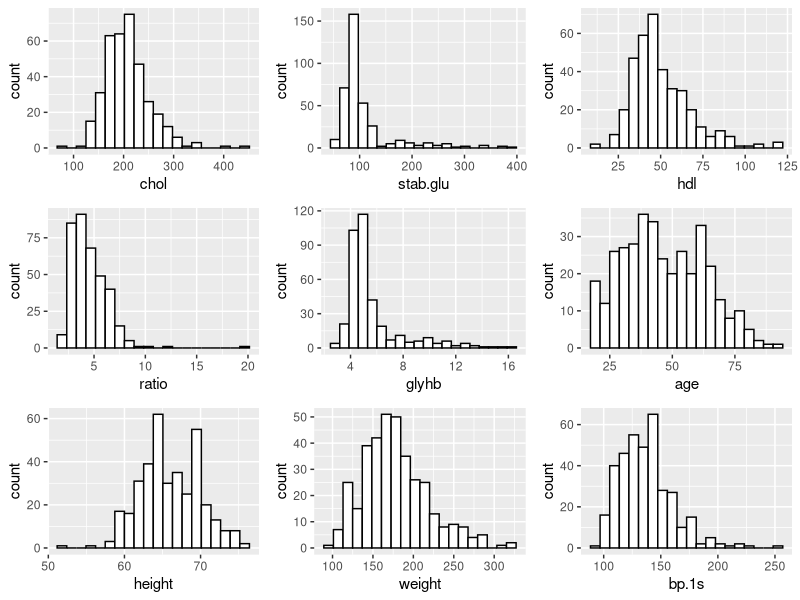
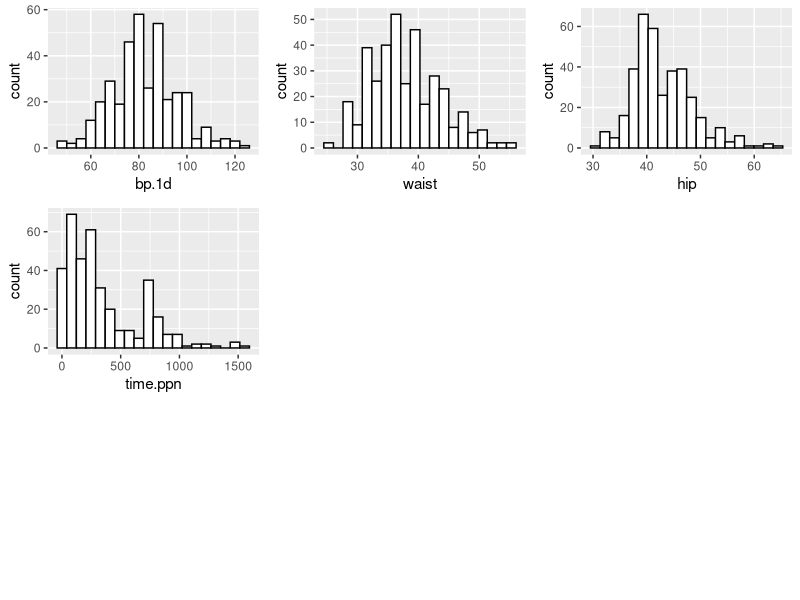
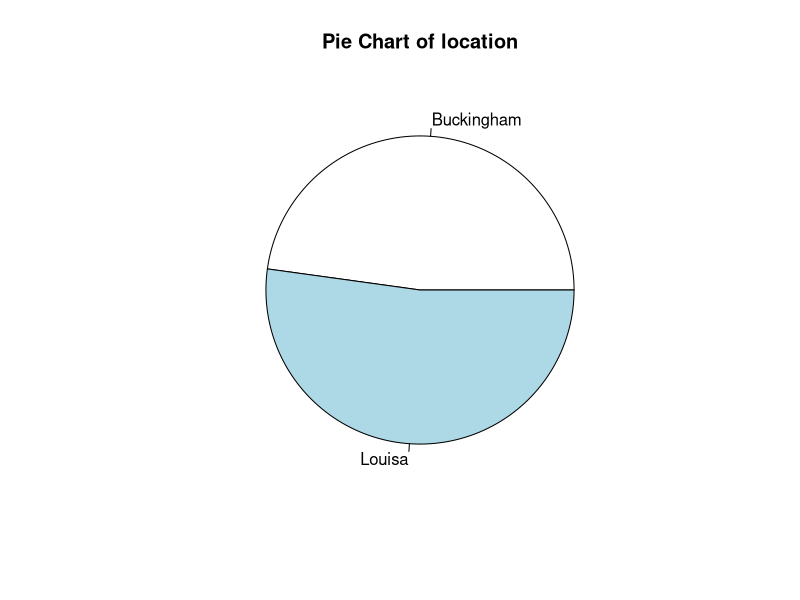
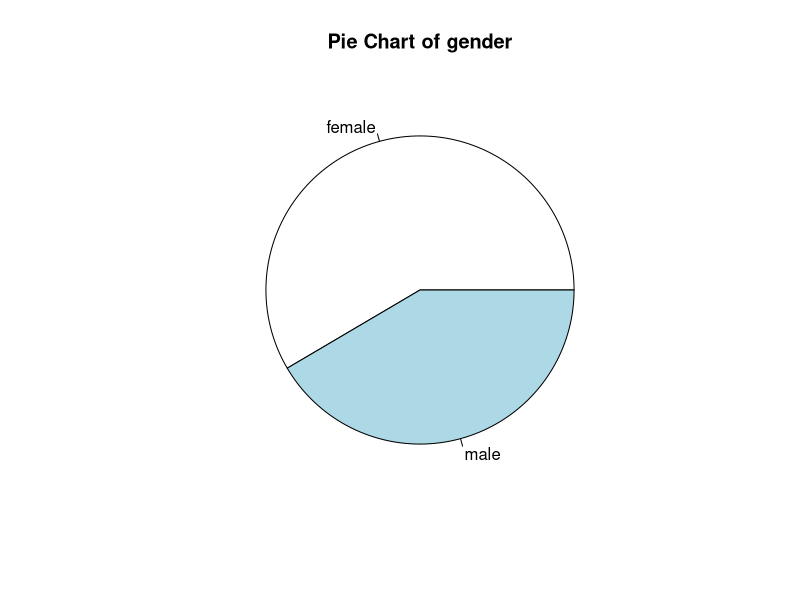
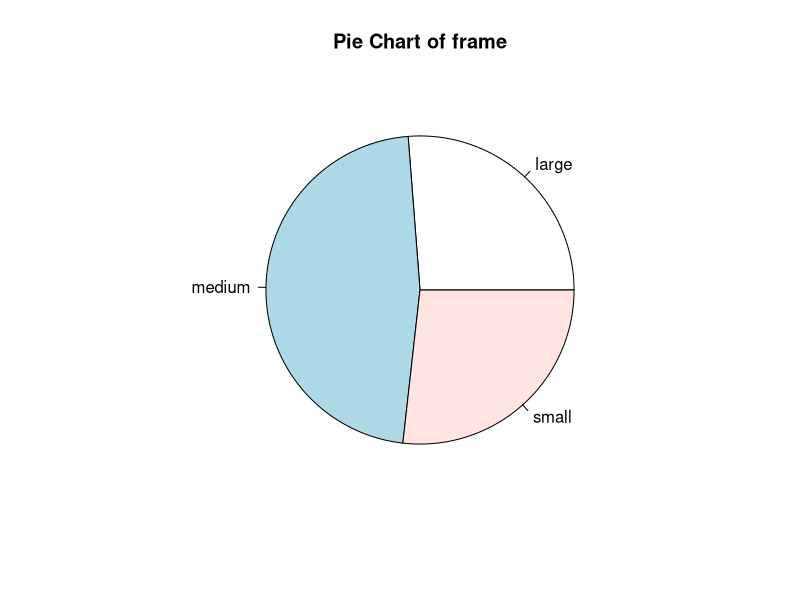
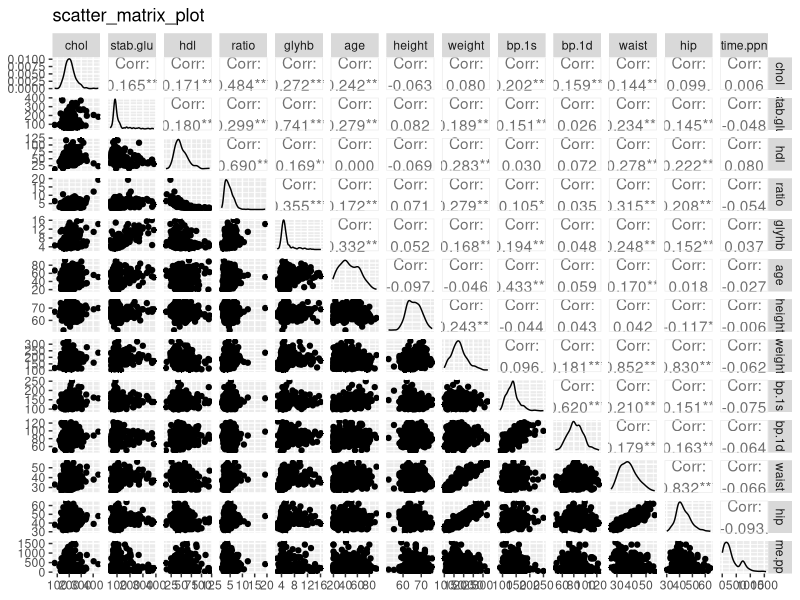
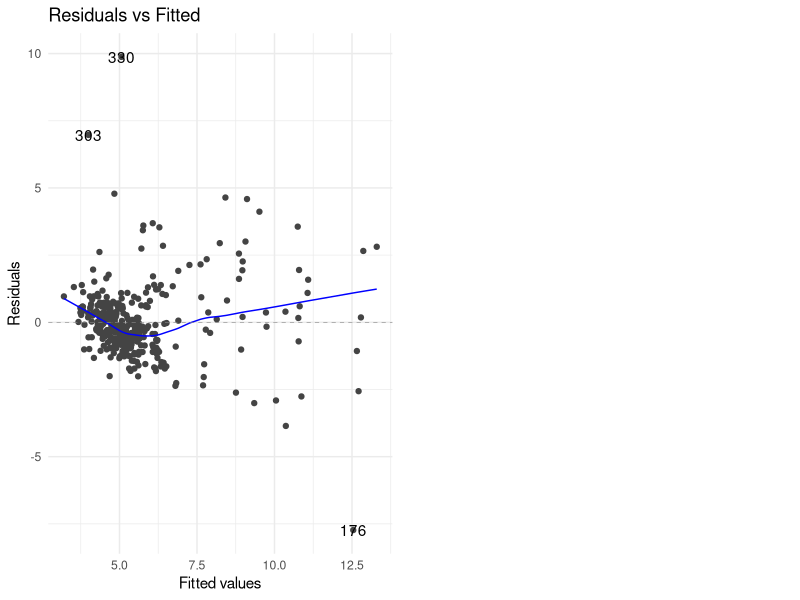
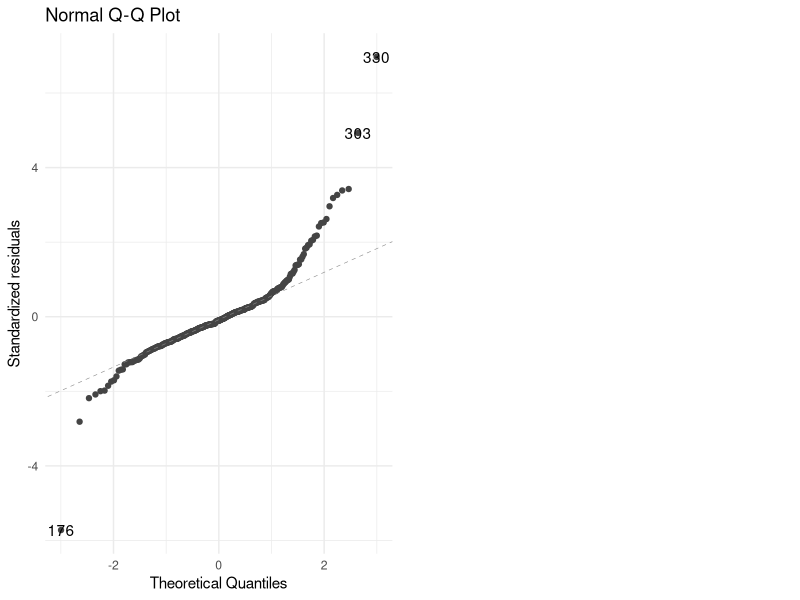

R code for these plots, in order: (Note: this script raises an error after producing the figures.)
## ---- chunk 1
knitr::opts_chunk$set(echo = TRUE)
## ---- chunk 2
#1.

data <- read.table('diabetes.txt', header = TRUE,
                   stringsAsFactors = FALSE)

# Required libraries
library(tidyr)
library(ggplot2)
library(ggpubr)
library(purrr)

# List of quantitative variables
quan <- c("chol", "stab.glu", "hdl", "ratio", "glyhb", "age", "height", 
          "weight", "bp.1s", "bp.1d", "waist", "hip", "time.ppn")

# Function to create a histogram for a given variable
create_histogram <- function(var) {
  ggplot(data, aes_string(x = var)) + 
    geom_histogram(bins = 20, color = "black", fill = "white") 
}

# Apply the function to each quantitative variable and store the plots
plot_list <- map(quan, create_histogram)

# Arrange the plots in a grid
ggarrange(plotlist = plot_list, nrow = 3, ncol = 3)

# chol looks like normal, a little bit right skewed.
# stab.glu is right skewed.
# hdl is right skewed.
# ratio is right skewed.
# glyhb is right skewed.
# age is uniformed, a little bit skewed right.
# height is normal, a little bit left skewed.
# weight is normal, a little bit skewed right.
# bp.1s is right skewed.
# bp.1d is normal.
# waist is normal, a little bit skewed right.
# hip is skewed right.
# time.ppn is skewed right.
## ---- chunk 3
# Data for qualitative variables
qual <- c("location", "gender", "frame")

# Function to create a pie chart for a given variable
create_pie_chart <- function(var) {
  pie(table(data[[var]]), main = paste("Pie Chart of", var))
}

# Apply the function to each qualitative variable
lapply(qual, create_pie_chart)

# Louisa has more people than Buckingham. About half-half.

# Female is more than male. Female has portion of 3/5 and male has 2/5.

# Medium about 1/2. Large and small each are about 1/4.
## ---- chunk 4
# Required library
# Load the GGally library
library(GGally)

# Define the columns to be used in the scatter plot matrix
selected_columns <- c(1, 2, 3, 4, 5, 7, 9, 10, 12, 13, 14, 15, 16)

# Create the scatter plot matrix using ggpairs
scatter_matrix_plot <- ggpairs(data, columns = selected_columns, 
                               title = "scatter_matrix_plot")

# Save the plot to a file
output_file_name <- "Scatter_plot_matrix.png"
ggsave(output_file_name, scatter_matrix_plot, width = 10, height = 10, units = "in")

# Display the scatter matrix plot
print(scatter_matrix_plot)

## ---- chunk 5
#2.

# Load necessary libraries
library(ggfortify)

# Create the linear model
model1 <- lm(glyhb ~ ., data = data)

# Display summary of the model
summary(model1)

# Diagnostic plots using ggplot2 for better visualization

# 1. Residuals vs Fitted
p1 <- autoplot(model1, which = 1) + 
      ggtitle("Residuals vs Fitted") +
      theme_minimal()
print(p1)

# The scatter plot's linear assumption reveals the absence of a linear relationship between X and Y, exhibiting fanning out, indicative of heteroskedasticity.

# 2. Normal Q-Q plot
p2 <- autoplot(model1, which = 2) + 
      ggtitle("Normal Q-Q Plot") +
      theme_minimal()
print(p2)
# The QQ plot demonstrates that the observation quantile lies below the theoretical line, indicating that the residual distribution has heavy tails and suggesting an overpowered inference.

# 3. Histogram of Residuals
p3 <- hist(residuals(model1), main = "Histogram of Residuals", xlab = "Residuals",
     breaks = 50)
print(p3)
# The histogram is normal, a little bit right skewed.

# 4. Scatterplot of Residuals vs Fitted values
p4 <- ggplot() + 
      geom_point(aes(x = fitted(model1), y = residuals(model1))) + 
      ggtitle("Scatterplot of Model 1") +
      theme_minimal()
print(p4)
# The residual plot does not support the equal variance assumption, as evidenced by a pattern of fanning out, indicative of heteroskedasticity.
## ---- chunk 6
#3.
library(MASS)
library(ggplot2)

# QQ plot for model1 residuals
ggplot(data.frame(Residuals = model1$residuals), aes(sample = Residuals)) +
    geom_qq() +
    geom_qq_line() +
    ggtitle("QQ Plot for Model 1 Residuals")
BC = boxcox(model1, lambda = seq(-6, 6, 0.1), plotit = FALSE)
lambda = BC$x[which.max(BC$y)]
# Assuming 'data' is your dataset and 'glyhb' is a variable in it
data$glybh_t = 1 / data$glyhb
data = data[,-which(names(data) == "glyhb")] # Remove 'glyhb' column

# Create model2
model2 = lm(glybh_t ~ ., data = data)
ggplot(data.frame(Residuals = model2$residuals), aes(sample = Residuals)) +
    geom_qq() +
    geom_qq_line() +
    ggtitle("QQ Plot for Model 2 Residuals")
BC2 = boxcox(model2, lambda = seq(-6, 6, 0.1), plotit = FALSE)
lambda2 = BC2$x[which.max(BC2$y)]
#Following the Box-Cox transformation on model2, the outcome is close to 1, indicating that no further transformation is necessary.
## ---- chunk 7
#4.

# Set the seed for reproducibility
set.seed(372)

# Determine the number of rows in the dataset
n_rows <- nrow(data)

# Calculate the size of the training dataset (70% of the total data)
training_size <- floor(0.7 * n_rows)

# Randomly sample indices for the training dataset
ti <- sample(seq_len(n_rows), training_size)

# Construct the training dataset using the selected indices
td <- data[ti, ]

# Construct the test (validation) dataset using the remaining indices
test_data <- data[-ti, ]

test_data <- data[-ti, ]

## ---- chunk 8
#5.

model3 <- lm(glybh_t ~ ., data = td)

# Number of regression coefficients in Model 3
num_coefficients_m3 <- length(coef(model3))

# Mean Squared Error (MSE) from Model 3
# ((nrow(td)-num_coefficients) = (n-p))
mse_model3 <- (sum(residuals(model3)^2))/ (nrow(td)-num_coefficients_m3)

# Print the results
cat("Number of coefficients in Model 3:", num_coefficients_m3, "\n")
cat("MSE from Model 3:", mse_model3, "\n")
## ---- chunk 9
#6.

library(leaps)

# Perform subset regression
all.models <- regsubsets(glybh_t ~ ., data = td, nbest=1, nvmax=16)

# Get summary of all models
summary_stuff <- summary(all.models)

# Prepare the names of variables
names_of_data <- c("Y", colnames(summary_stuff$which)[-1])

# Constants
n <- nrow(td)
K <- nrow(summary_stuff$which)
log_n <- log(n)  # Pre-calculate log(n) for repeated use

# Function to process each model
process_model <- function(i) {
  model_vars <- names_of_data[summary_stuff$which[i,]]
  model <- paste(model_vars, collapse = ",")
  p <- length(model_vars)
  
  BIC <- summary_stuff$bic[i]
  AIC <- BIC - (log_n * p) + 2 * p
  CP <- summary_stuff$cp[i]
  R2adj <- summary_stuff$adjr2[i]
  SSE <- summary_stuff$rss[i]
  R2 <- summary_stuff$rsq[i]
  
  data.frame(model, p, CP, AIC, BIC, R2adj, SSE, R2)
}

# Apply the function to all models and combine results
nicer <- do.call(rbind, lapply(1:K, process_model))
nicer

#The optimal model would be: Y ~ stab.glu + ratio + age + waist. Based on the CP criterion, the best model has a CP value of 5.077535, closely aligning with a P value of 5. This close proximity to P alleviates concerns about the full model being underfit, as CP being closest to P suggests a well-fitted model.
## ---- chunk 10
#7.


model3.1=lm(glybh_t ~stab.glu+ ratio+ age+ waist+ time.ppn, data=td, x=T)

model3.2=lm(glybh_t ~stab.glu+age+waist, data=td, x=T)

model3.3=lm(glybh_t ~chol+stab.glu+hdl+age+gender+height+waist+time.ppn, data=td, x=T)

## ---- chunk 11
#8.

# Model 4: Fit a model with all first-order effects
model4 <- lm(glybh_t ~ .^2, data = td)

# Number of regression coefficients in Model 4
m4_num_coef<- length(coef(model4))

# Mean Squared Error (MSE) from Model 4
mse_model4<- (sum(residuals(model4)^2))/ (nrow(td)-m4_num_coef)

# Print the results
cat("Number of coefficients in Model 4:", m4_num_coef, "\n")
cat("MSE from Model 4:", mse_model4, "\n")

# "I have reservations regarding the suitability of this model due to its inclusion of two-way interaction effects. This approach generates a substantial number of coefficients, potentially leading to overfitting
## ---- chunk 12
#9.
# Loading necessary library
library(glmnet)

# Preparing the Data
x <- model.matrix(glybh_t ~ .^2, data = td)[, -1]
y <- td$glybh_t

# Ridge Regression
lambdas <- c(0.01, 0.1, 1, 10, 100)
model <- glmnet(x, y, alpha = 0, lambda = lambdas)
plot(model, xvar = "lambda")

# Cross-Validation for Lambda Selection
set.seed(123) # Set seed for reproducibility
ti <- sample(1:nrow(td), nrow(td)*0.7)
x_train <- x[ti, ]
y_train <- y[ti]
x_test <- x[-ti, ]
y_test <- y[-ti]

cv_ridge <- cv.glmnet(x_train, y_train, alpha = 0, lambda = lambdas)
best_lambda <- cv_ridge$lambda.min
plot(cv_ridge)
abline(v = log(best_lambda), col = "blue", lwd = 2)

# Calculate MSPE on Test Set
predictions <- predict(cv_ridge, newx = x_test, s = "lambda.min")
mspe <- mean((predictions - y_test)^2)
print(mspe)

# Final Model
final_model <- glmnet(x, y, alpha = 0, lambda = best_lambda)
coef_final <- coef(final_model)
print(coef_final)


## ---- chunk 13
#10.

# Loading the glmnet library
# Load required library
# Define lambda values
lambdas <- c(0.01, 0.1, 1, 10, 100)

# Fit a Lasso regression model using glmnet
model.lasso = glmnet(x_train, y_train, alpha = 1, lambda = lambdas)

# Plot the regularization path
plot(model.lasso, xvar = "lambda")

# Fit a Lasso regression model with cross-validation
cv_lasso = cv.glmnet(x_train, y_train, alpha = 1, lambda = lambdas)

# Plot the cross-validation result
plot(cv_lasso)

# Add a vertical line for the best lambda
best.lambda.lasso = cv_lasso$lambda.min
abline(v = log(best.lambda.lasso), col = "blue", lwd = 2)

# Rest of the code for fitting the final model and calculating MSPE



## ---- chunk 14
#11.

# Ridge regression incorporates a penalty term of the squared value of the coefficients (beta squared), which leads to the shrinking of the coefficients towards zero, but not exactly to zero. This method is particularly effective in scenarios where multicollinearity exists and all features are expected to have some contribution. On the other hand, LASSO regression adds an absolute penalty term of the coefficients (|beta|), allowing it to reduce some coefficients to zero, thus facilitating feature selection. LASSO is advantageous when the objective is to select relevant features or when there is a presumption that some features might be irrelevant. In summary, Ridge regression is best suited for situations with multicollinearity concerns, while LASSO excels in contexts where prioritizing feature selection is key.

## ---- chunk 15
#12.
library(MASS)
library(glmnet)

cal_press <- function(model, data = NULL, response = NULL, is_glmnet = FALSE, X = NULL, y = NULL, alpha = NULL, lambda = NULL) {
  press = 0
  n <- ifelse(is.null(data), nrow(X), nrow(data))
  for (i in 1:n) {
    if (is_glmnet) {
      # glmnet model
      X_train <- X[-i, ]
      y_train <- y[-i]
      X_test <- X[i, , drop = FALSE]
      y_test <- y[i]
      
      # Check dimensions
      if (nrow(X_train) != length(y_train)) {
        stop("Mismatch in dimensions of X_train and y_train")
      }

      fit <- cv.glmnet(X_train, y_train, alpha = alpha, lambda = lambda)
      prediction <- predict(fit, s = fit$lambda.min, newx = X_test)
      press <- press + (y_test - prediction)^2
    } else {
      # lm model
      train_data <- data[-i, ]
      test_data <- data[i, , drop = FALSE]
      fit <- lm(as.formula(model), data = train_data)
      prediction <- predict(fit, newdata = test_data)
      press <- press + (test_data[[response]] - prediction)^2
    }
  }
  return(press)
}

# Example Usage:
# Assuming td, X_train, y_train, and lambdas are already defined
press_model3_1 <- cal_press("glybh_t ~ stab.glu + ratio + age + waist + time.ppn", data = td, response = "glybh_t")
press_model3_2 <- cal_press("glybh_t ~ stab.glu + age + waist", data = td, response = "glybh_t")
press_model3_3 <- cal_press("glybh_t ~ chol + stab.glu + hdl + age + gender + height + waist + time.ppn", data = td, response = "glybh_t")
press_model4_1 <- cal_press(NULL, X = x_train, y = y_train, is_glmnet = TRUE, alpha = 0, lambda = lambdas)
press_model4_2 <- cal_press(NULL, X = x_train, y = y_train, is_glmnet = TRUE, alpha = 1, lambda = lambdas)

cat("Model 3.1 PRESS = ", press_model3_1, "\n")
cat("Model 3.2 PRESS = ", press_model3_2, "\n")
cat("Model 3.3 PRESS = ", press_model3_3, "\n")
cat("Model 4.1 PRESS = ", press_model4_1, "\n")
cat("Model 4.2 PRESS = ", press_model4_2, "\n")

## The PRESS score for model 3.1 is smallest, indicating the performance of model 3.1 is best
## ---- chunk 16
#13.
cal_mspe <- function(model, test_data=NULL, response=NULL, X_test=NULL, y_test=NULL, is_glmnet=FALSE){
  # Get prediction if it is glmnet
  if(is_glmnet){
    prediction <- predict(model, s = model$lambda.min, newx=X_test)
    # calculate mspe
    mspe <- mean((y_test - prediction)^2)
  }else{
    # Get prediction if it is lm
    prediction <- predict(model, newdata = test_data)
    # calculate mspe
    mspe <- mean((test_data[[response]] - prediction)^2)
  }
  return(mspe)
}

mspe_model3_1 <- cal_mspe(model3.1, test_data=test_data, response = "glybh_t")
mspe_model3_2 <- cal_mspe(model3.2, test_data=test_data, response = "glybh_t")
mspe_model3_3 <- cal_mspe(model3.3, test_data=test_data, response = "glybh_t")
mspe_model4_1 <- cal_mspe(cv_ridge, X_test=x_test, y_test=y_test, is_glmnet = TRUE)
mspe_model4_2 <- cal_mspe(cv_lasso, X_test=x_test, y_test=y_test, is_glmnet = TRUE)

cat("Model 3.1 MSPE = ", mspe_model3_1, "\n")
cat("Model 3.2 MSPE = ", mspe_model3_2, "\n")
cat("Model 3.3 MSPE = ", mspe_model3_3, "\n")
cat("Model 4.1 MSPE = ", mspe_model4_1, "\n")
cat("Model 4.2 MSPE = ", mspe_model4_2, "\n")

cat("Model 3.1 PRESS/n = ", press_model3_1/nrow(td), "\n")
cat("Model 3.2 PRESS/n = ", press_model3_2/nrow(td), "\n")
cat("Model 3.3 PRESS/n = ", press_model3_3/nrow(td), "\n")
cat("Model 4.1 PRESS/n = ", press_model4_1/nrow(x_train), "\n")
cat("Model 4.2 PRESS/n = ", press_model4_2/nrow(x_train), "\n")

# The MSPE score for model 3.1 is smallest, indicating the performance on test data for model 4.1 is best.
# The MSPS scores are slightly larger than PRESS/n
## ---- chunk 17
#14.
# Considering both internal validation (lowest PRESS from LOOCV on training data) and external validation (lowest MSPE on test data), Model 4.1 would be the preferred choice as the final model, as it balances good predictive performance on both training and unseen data.
model5 <- cv.glmnet(x, y, alpha = 0, lambda = lambdas)
best_lambda <- cv_ridge$lambda.min
coefficients <- coef(cv_ridge, s = best_lambda)
cat("best lambda = ", best_lambda, "\n")
cat("coefficients:\n")
coefficients
